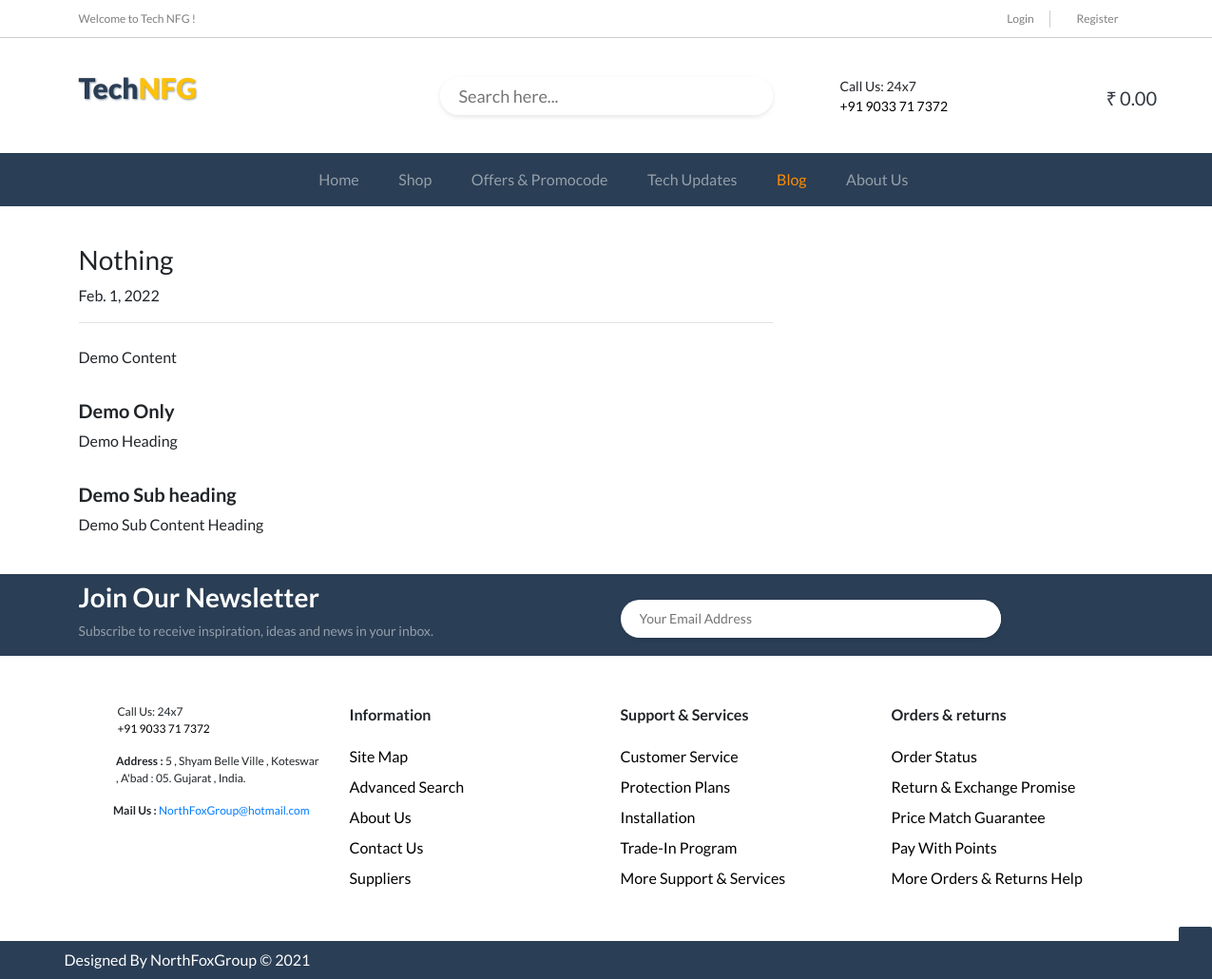
The app's page /blogpost/1 with its own data.
### t_updates/models.py (models this page shows, shortened)
class Blogpost(models.Model):
    post_id = models.AutoField(primary_key=True)
    batch_title = models.CharField(max_length=50, default="NorthFoxGroup")
    title = models.CharField(max_length=150)
    pub_date = models.DateField()
    main_content = models.CharField(max_length=50000, default="")
    heading = models.CharField(max_length=500, default="")
    content_heading = models.CharField(max_length=500, default="")
    sub_heading = models.CharField(max_length=500, default="")
    sub_content_heading = models.CharField(max_length=500, default="")
    thumbnail = models.ImageField(upload_to='shop/images', default="")

### t_updates/views.py (the view)
# urls.py: path("blogpost/<int:id>", views.blogpost, name="blogPost"),
def blogpost(request, id):
    post = Blogpost.objects.filter(post_id=id)[0]
    return render(request, 'blogpost.html', {'post': post})

### templates/blogpost.html (shortened to what this page needs)
{% extends 'include/basic.html' %}
{% load static %}
{% block body %}
<main role="main" class="container mt-3">
       <div class="row">
              <div class="col-md-8 my-4 blog-main">
                     <div class="pb-0 mb-4 border-bottom">
                            <h3>{{post.title}}</h3>
                            <p class="blog-post-meta">{{post.pub_date}}</p>
                     </div>
                     <div class="blog-post">
                            <p>{{post.main_content}}</p>
                            <h5 class="pt-3 font-weight-bold">{{post.heading}}</h5>
                            <p>{{post.content_heading}}</p>
                            <h5 class="pt-3 font-weight-bold">{{post.sub_heading}}</h5>
                            <p>{{post.sub_content_heading}}</p>
                     </div>
              </div>
       </div>
</main>
{% endblock %}

### static/css/style.css (style rules this page uses)
* { margin: 0; padding: 0; box-sizing: border-box; font-family: 'Lato', sans-serif; scroll-behavior: smooth; }

### records on screen
Blogpost: title "Nothing", pub_date "Feb. 1, 2022", main_content "Demo Content", heading "Demo Only", content_heading "Demo Heading", sub_heading "Demo Sub heading", sub_content_heading "Demo Sub Content Heading"
